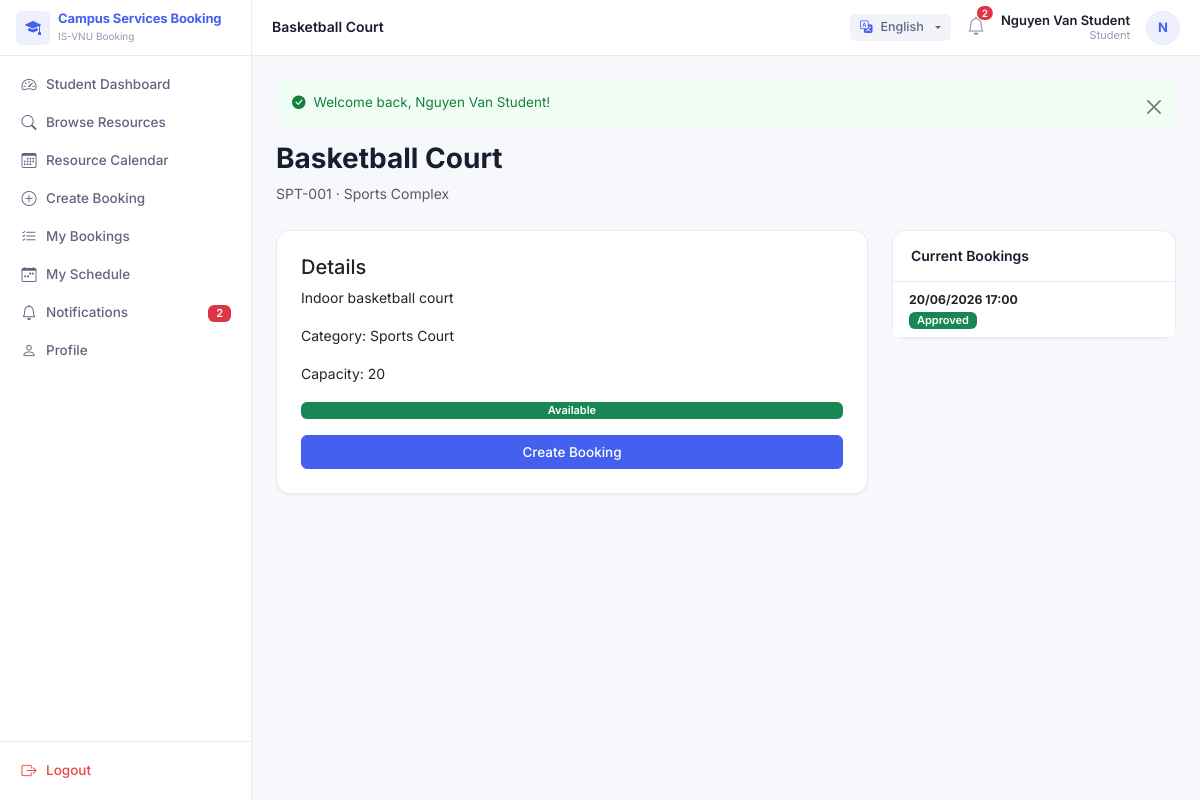
Screenshot of /index.php?page=resources&action=show&id=5 (signed in) with the database file from the repository.
### tables this page shows
CREATE TABLE booking_policies (
  id INT UNSIGNED AUTO_INCREMENT PRIMARY KEY,
  category_id INT UNSIGNED NOT NULL,
  policy_name VARCHAR(150) NOT NULL,
  max_duration_hours DECIMAL(5,2) NOT NULL DEFAULT 2.00,
  weekly_quota INT UNSIGNED DEFAULT 5,
  max_peak_slots_per_week INT UNSIGNED DEFAULT 2,
  cancellation_deadline_hours INT UNSIGNED DEFAULT 24,
  requires_approval TINYINT(1) NOT NULL DEFAULT 0,
  auto_approval_enabled TINYINT(1) NOT NULL DEFAULT 0,
  is_active TINYINT(1) NOT NULL DEFAULT 1,
  created_at TIMESTAMP DEFAULT CURRENT_TIMESTAMP,
  updated_at TIMESTAMP DEFAULT CURRENT_TIMESTAMP ON UPDATE CURRENT_TIMESTAMP,
  FOREIGN KEY (category_id) REFERENCES resource_categories(id) ON DELETE RESTRICT
);

CREATE TABLE resources (
  id INT UNSIGNED AUTO_INCREMENT PRIMARY KEY,
  category_id INT UNSIGNED NOT NULL,
  resource_code VARCHAR(50) NOT NULL UNIQUE,
  resource_name VARCHAR(150) NOT NULL,
  location VARCHAR(150) NOT NULL,
  capacity INT UNSIGNED DEFAULT 1,
  description TEXT,
  image VARCHAR(255) DEFAULT NULL,
  status ENUM('available','unavailable','maintenance','restricted') NOT NULL DEFAULT 'available',
  created_at TIMESTAMP DEFAULT CURRENT_TIMESTAMP,
  updated_at TIMESTAMP DEFAULT CURRENT_TIMESTAMP ON UPDATE CURRENT_TIMESTAMP,
  FOREIGN KEY (category_id) REFERENCES resource_categories(id) ON DELETE RESTRICT,
  INDEX idx_resources_category (category_id),
  INDEX idx_resources_status (status)
);

CREATE TABLE resource_categories (
  id INT UNSIGNED AUTO_INCREMENT PRIMARY KEY,
  category_name VARCHAR(100) NOT NULL UNIQUE,
  description TEXT,
  requires_approval TINYINT(1) NOT NULL DEFAULT 0,
  max_booking_hours_per_day DECIMAL(5,2) DEFAULT 4.00,
  max_booking_hours_per_week DECIMAL(5,2) DEFAULT 10.00,
  max_peak_slots_per_week INT UNSIGNED DEFAULT 2,
  cancellation_deadline_hours INT UNSIGNED DEFAULT 24,
  status ENUM('active','inactive') NOT NULL DEFAULT 'active',
  created_at TIMESTAMP DEFAULT CURRENT_TIMESTAMP,
  updated_at TIMESTAMP DEFAULT CURRENT_TIMESTAMP ON UPDATE CURRENT_TIMESTAMP
);

CREATE TABLE bookings (
  id INT UNSIGNED AUTO_INCREMENT PRIMARY KEY,
  booking_reference VARCHAR(30) NOT NULL UNIQUE,
  user_id INT UNSIGNED NOT NULL,
  resource_id INT UNSIGNED NOT NULL,
  start_datetime DATETIME NOT NULL,
  end_datetime DATETIME NOT NULL,
  purpose VARCHAR(255) NOT NULL,
  additional_notes TEXT,
  status ENUM('pending','approved','rejected','cancelled','completed','expired') NOT NULL DEFAULT 'pending',
  requires_approval TINYINT(1) NOT NULL DEFAULT 0,
  checked_in TINYINT(1) NOT NULL DEFAULT 0,
  check_in_time DATETIME DEFAULT NULL,
  is_no_show TINYINT(1) NOT NULL DEFAULT 0,
  qr_token VARCHAR(100) DEFAULT NULL UNIQUE,
  created_at TIMESTAMP DEFAULT CURRENT_TIMESTAMP,
  updated_at TIMESTAMP DEFAULT CURRENT_TIMESTAMP ON UPDATE CURRENT_TIMESTAMP,
  FOREIGN KEY (user_id) REFERENCES users(id) ON DELETE RESTRICT,
  FOREIGN KEY (resource_id) REFERENCES resources(id) ON DELETE RESTRICT,
  INDEX idx_bookings_user (user_id),
  INDEX idx_bookings_resource (resource_id),
  INDEX idx_bookings_status (status),
  INDEX idx_bookings_start (start_datetime),
  INDEX idx_bookings_end (end_datetime)
);

### app/views/resources/detail.php (the view, shortened to what the rows shown need)
<div class="mb-4"><h1 class="h3 fw-bold"><?= e($resource['resource_name']) ?></h1><p class="text-muted"><?= e($resource['resource_code']) ?> · <?= e($resource['location']) ?></p></div>
<div class="row g-4">
<div class="col-md-8"><div class="card p-4"><h5>Details</h5><p><?= e($resource['description']??'No description') ?></p>
<p>Category: <?= e($resource['category_name']??'') ?></p><p>Capacity: <?= $resource['capacity'] ?></p><?= status_badge($resource['status'],'resource') ?>
<a href="<?= url('index.php?page=bookings&action=create&resource_id='.$resource['id']) ?>" class="btn btn-primary mt-3">Create Booking</a></div></div>
<div class="col-md-4"><div class="card"><div class="card-header">Current Bookings</div><div class="list-group list-group-flush">
<?php foreach($currentBookings??[] as $b): ?>
  <div class="list-group-item small"><strong><?= format_datetime($b['start_datetime']) ?></strong><br><?= status_badge($b['status']) ?></div>
<?php endforeach; ?>
</div></div></div></div>

### app/helpers/functions.php (shortened to what the rows shown need)
<?php
function url(string $path = ''): string
{
    $path = ltrim($path, '/');
    return APP_URL . ($path ? '/' . $path : '');
}
function e(?string $value): string
{
    return htmlspecialchars($value ?? '', ENT_QUOTES, 'UTF-8');
}
function status_badge(string $status, string $type = 'booking'): string
{
    $classes = [
        'booking' => [
            'pending' => 'bg-warning text-dark',
            'approved' => 'bg-success',
            'rejected' => 'bg-danger',
            'cancelled' => 'bg-secondary',
            'completed' => 'bg-primary',
            'expired' => 'bg-dark',
            'checked_in' => 'bg-info text-white',
            'no_show' => 'bg-danger text-white',
        ],
        'resource' => [
            'available' => 'bg-success',
            'unavailable' => 'bg-secondary',
            'maintenance' => 'bg-warning text-dark',
            'restricted' => 'bg-danger',
        ],
    ];
    $map = $classes[$type] ?? $classes['booking'];
    $class = $map[$status] ?? 'bg-secondary';
    $label = ucwords(str_replace('_', ' ', $status));
    return '<span class="badge ' . $class . '">' . e(__($label)) . '</span>';
}
function format_datetime(?string $dt, string $format = 'd/m/Y H:i'): string
{
    return date($format, strtotime($dt));
}
function route_url(string $page, string $action = 'index', array $params = []): string
{
    $query = ['page' => $page];
    if ($action !== 'index') {
        $query['action'] = $action;
    }
    return url('index.php?' . http_build_query($query));
}
function is_active_nav(string $page, ?string $action = null): bool
{
    $currentPage = $_GET['page'] ?? 'dashboard';
    $currentAction = $_GET['action'] ?? 'index';
    if ($currentPage !== $page) {
        return false;
    }
    return $currentAction === $action;
}
function setting(string $key, $default = null, bool $refresh = false)
{
    static $settings = null;
    if ($settings === null || $refresh) {
        $settings = [];
        try {
            $db = Database::getInstance()->getConnection();
            $stmt = $db->query('SELECT setting_key, setting_value FROM settings');
            while ($row = $stmt->fetch()) {
                $settings[$row['setting_key']] = $row['setting_value'];
            }
        } catch (Throwable $e) {
        }
    }
    return $settings[$key] ?? $default;
}
function __(string $key): string
{
    static $dictionary = null;
    $lang = $_SESSION['lang'] ?? null;
    if ($lang === null) {
        $lang = setting('language_default', 'en');
    }
    if ($dictionary === null || $dictionary['lang'] !== $lang) {
        $file = APP_PATH . "/lang/{$lang}.php";
        if (file_exists($file)) {
            $dictionary = [
                'lang' => $lang,
                'data' => include $file
            ];
        } else {
            $dictionary = [
                'lang' => $lang,
                'data' => []
            ];
        }
    }
    return $dictionary['data'][$key] ?? $key;
}

### app/views/layouts/sidebar.php (shortened to what the rows shown need)
<?php
$role = Auth::primaryRole();
$user = Auth::user();
$unreadNotifications = 0;
if ($user) {
    $unreadNotifications = (new NotificationRepository())->countUnread((int) $user['id']);
}
?>
<nav id="sidebar" class="sidebar">
  <ul class="nav flex-column sidebar-nav" id="sidebarNav">
    <?php
    $groupId = 0;
    $inGroup = false;
    foreach ($navItems as $item):
        if (isset($item['group'])):
            if ($inGroup) echo '</ul></li>';
            $groupId++;
            $gid = 'sidebarGroup' . $groupId;
            $isOpen = 'true';
            $collapseClass = 'show';
            $inGroup = true;
    ?>
        <li class="nav-item sidebar-group-item">
          <a class="sidebar-group-toggle text-decoration-none"
             href="#<?= $gid ?>" data-bs-toggle="collapse" aria-expanded="<?= $isOpen ?>">
            <span class="sidebar-group-label-text"><?= e(__($item['group'])) ?></span>
            <i class="bi bi-chevron-down sidebar-chevron"></i>
          </a>
          <ul class="nav flex-column collapse <?= $collapseClass ?>" id="<?= $gid ?>">
    <?php
        else:
            $active = is_active_nav($item['page'], $item['action']);
    ?>
        <li class="nav-item">
          <a class="nav-link sidebar-link <?= $active ? 'active' : '' ?>" href="<?= route_url($item['page'], $item['action']) ?>">
            <i class="bi <?= e($item['icon']) ?>"></i><?= e(__($item['label'])) ?>
            <?php if ($item['page'] === 'notifications' && $unreadNotifications > 0): ?>
              <span class="badge bg-danger ms-auto"><?= $unreadNotifications ?></span>
            <?php endif; ?>
          </a>
        </li>
    <?php
        endif;
    endforeach;
    ?>
  </ul>
</nav>

### app/views/layouts/topbar.php (shortened to what the rows shown need)
<?php
$user = Auth::user();
$unreadNotifications = 0;
if ($user) {
    $unreadNotifications = (new NotificationRepository())->countUnread((int) $user['id']);
}
?>
<header class="topbar">
  <div class="d-flex align-items-center gap-3">
    <a href="<?= route_url('notifications') ?>" class="position-relative text-decoration-none"
       style="color:var(--text-muted)" title="Notifications">
      <i class="bi bi-bell" style="font-size:18px"></i>
      <?php if ($unreadNotifications > 0): ?>
        <span class="position-absolute top-0 start-100 translate-middle badge rounded-pill bg-danger notification-badge">
          <?= $unreadNotifications ?>
        </span>
      <?php endif; ?>
    </a>
  </div>
</header>

### rows the page displays
booking_policies: max_peak_slots_per_week "2"
resources: resource_name "Basketball Court", resource_code "SPT-001", location "Sports Complex", description "Indoor basketball court", category.category_name "Sports Court", capacity "20", status "Available"
bookings: start_datetime "20/06/2026 17:00", status "Approved"

### other values shown
$displayName "Campus Services Booking"
__($item['label']) "Student Dashboard"
__($item['label']) "Browse Resources"
__($item['label']) "Resource Calendar"
__($item['label']) "Create Booking"
__($item['label']) "My Bookings"
__($item['label']) "My Schedule"
__($item['label']) "Notifications"
__($item['label']) "Profile"
__('Logout') "Logout"
__($title ?? '') "Basketball Court"
$user['full_name'] "Nguyen Van Student"
__($role) "Student"
substr($user['full_name'] ?? 'U', 0, 1) "N"
$msg "Welcome back, Nguyen Van Student!"
